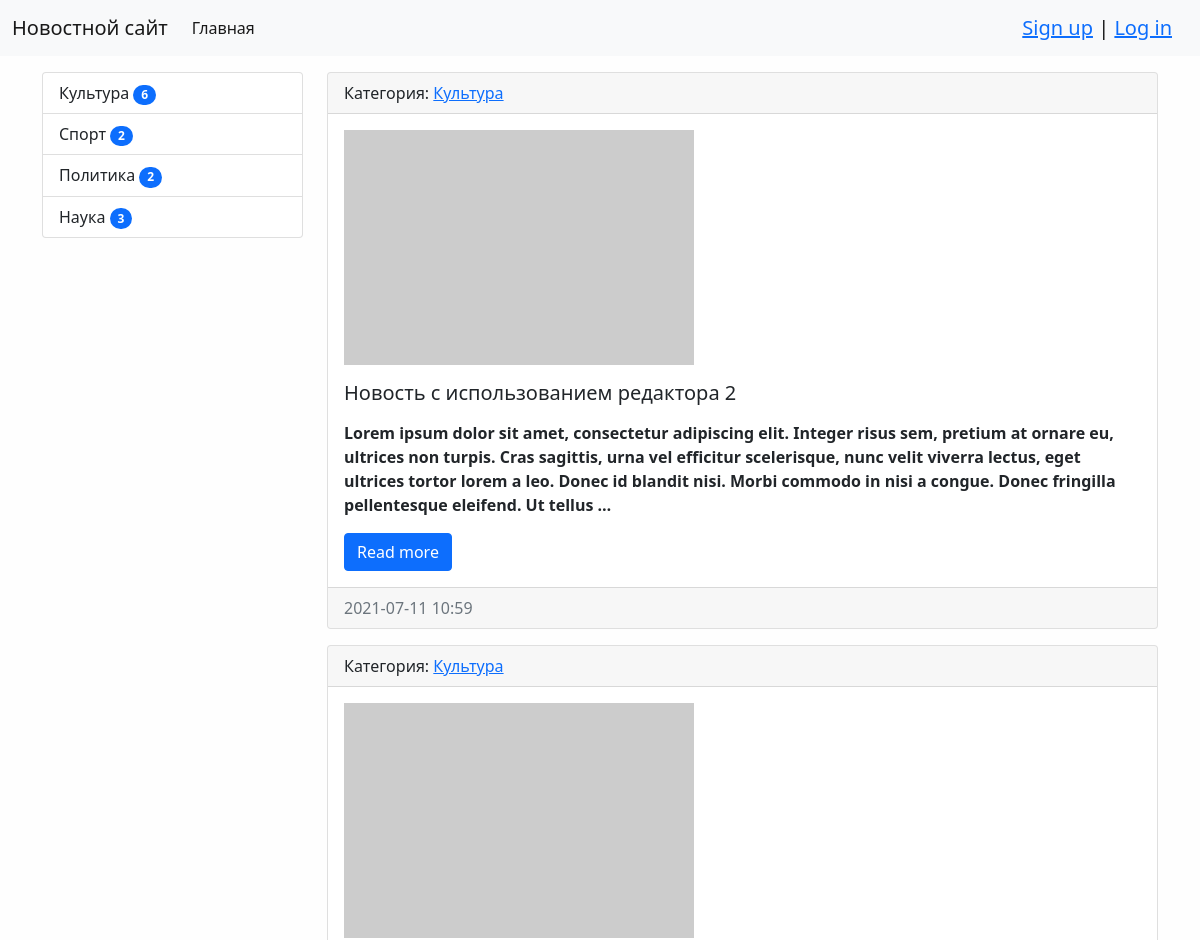
Before: / (upper part) with the older database file.
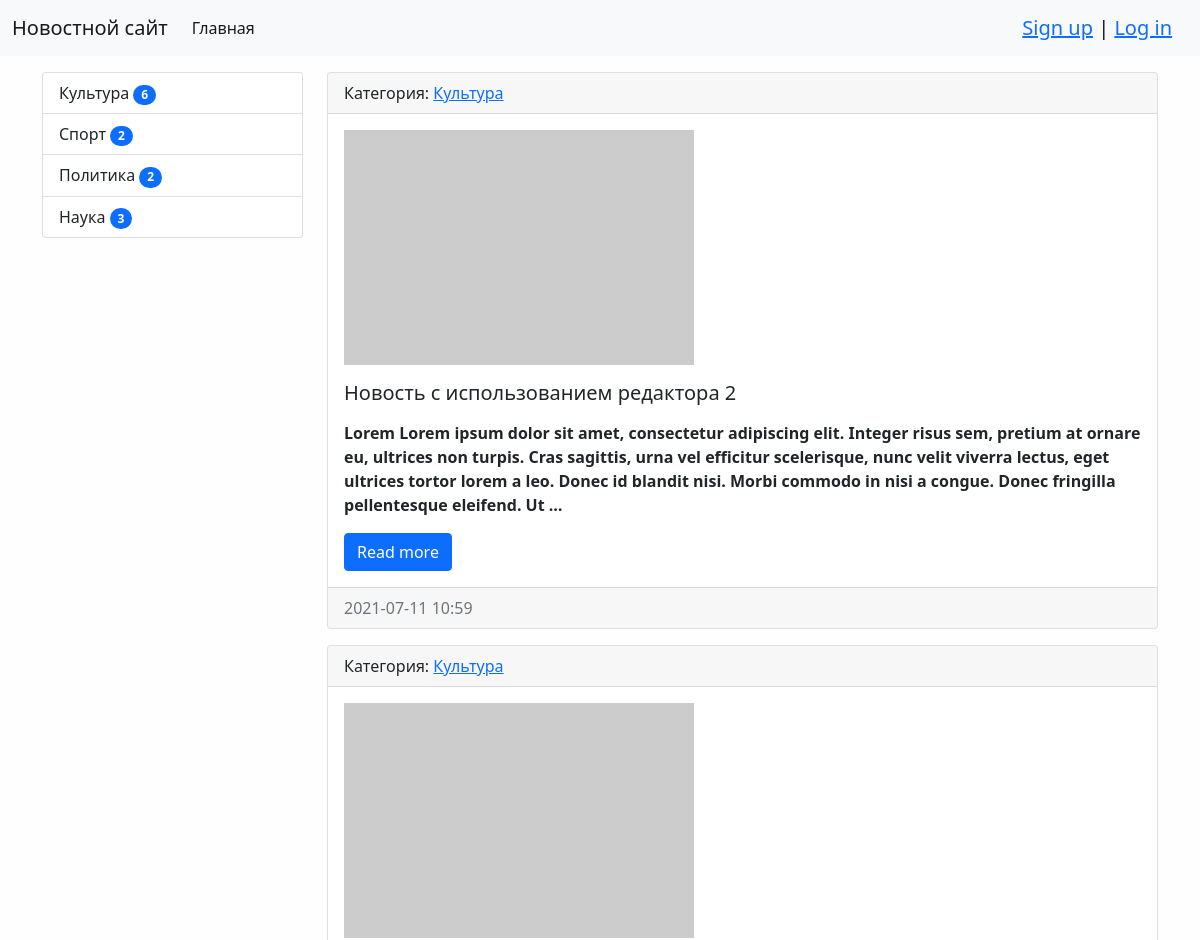
After: the same page with the newer database file.
### news/models.py (models this page shows, shortened)
class News(models.Model):
    title = models.CharField(max_length=150, verbose_name='Название')
    content = models.TextField(verbose_name='Содержание')
    creation_date = models.DateTimeField(auto_now_add=True, verbose_name='Создано')
    update_date = models.DateTimeField(auto_now=True, verbose_name='Обновлено')
    photo = models.ImageField(upload_to='photos/%Y/%m/%d/', verbose_name='Фото', blank=True)
    is_published = models.BooleanField(default=True, verbose_name='Опубликовано')
    views = models.IntegerField(default=0)
    category = models.ForeignKey('Category', on_delete=models.PROTECT, verbose_name='Категория')
    class Meta:
        verbose_name = 'Новость'
        verbose_name_plural = 'Новости'
        ordering = ['-creation_date', 'title']
    def get_absolute_url(self):
        return reverse('news_one', kwargs={'pk': self.pk})

class Category(models.Model):
    title = models.CharField(max_length=150, verbose_name='Наименование', db_index=True)
    class Meta:
        verbose_name = 'Категория'
        verbose_name_plural = 'Категории'
        ordering = ['title']
    def __str__(self):
        return self.title
    def get_absolute_url(self):
        return reverse('index', kwargs={'category_id': self.pk})

### news/views.py (the view)
# urls.py: path('', HomeNews.as_view(), name='home'),
class HomeNews(MyMixin, ListView):
    model = News
    template_name = 'news/index.html'  # шаблон, по умолчанию news/news_list.html для ListView
    context_object_name = 'news'  # Объект в шаблоне, по умолчанию object_list для ListView
    mixin_prop = 'hello world'  # Пример работы примеси
    paginate_by = 5
    def get_context_data(self, *, object_list=None, **kwargs):
        context = super().get_context_data(**kwargs)  # Сохраняем старые значения
        context['title'] = 'Главная страница'  # Добавляем новые значения
        context['mixin_prop'] = self.get_upper_prop()
        return context
    def get_queryset(self):
        return News.objects.filter(is_published=True).select_related('category')

### news/templatetags/news_tags.py (called while the page is built)
@register.simple_tag()
def get_categories():
    return Category.objects.annotate(amount=Count('news', filter=F('news__is_published'))).filter(amount__gt=0)

### news/utils.py (called while the page is built)
    def get_upper_prop(self):
        return self.mixin_prop.upper()

### news/templates/news/index.html (shortened to what this page needs)
{% extends 'base.html' %}
{% block sidebar %}
{% include 'inc/_sidebar.html' %}
{% endblock sidebar %}
{% block content %}
{% for item in news %}
    <div class="card mb-3">
        <div class="card-header">
            Категория: <a href="{{ item.category.get_absolute_url }}">{{ item.category }}</a>
        </div>
        <div class="card-body">
            <div class="media">
                {% if item.photo %}
                <img class="mb-3" src="{{ item.photo.url }}" alt="" width="350">
                {% else %}
                <img class="mb-3" src="https://picsum.photos/350/235/?blur=2" alt="">
                {% endif %}
            </div>
            <div class="media-body">
                <h5 class="card-title">{{ item.title }}</h5>
                {% autoescape off %}
                <p class="card-text">{{ item.content | truncatewords_html:50}}</p>
                {% endautoescape %}
                <a href="{{ item.get_absolute_url }}" class="btn btn-primary">Read more</a>
            </div>
        </div>
        <div class="card-footer text-muted">
            {{ item.creation_date | date:"Y-m-d H:i" }}
        </div>
    </div>
{% empty %}
    <p>Новостей нет</p>
{% endfor %}
{% endblock content %}

Changed rows visible on the page:
changed News "Новость с использованием редактора 2": content "Lorem ipsum dolor sit amet, consectetur adipiscing elit. Integer risus sem, pretium at ornare eu, ultrices non turpis. Cras sagittis, urna vel efficitur scelerisque, nunc velit viverra lectus, eget ultrices tortor lorem a leo. Donec id blandit nisi. Morbi commodo in nisi a congue. Donec fringilla pellentesque eleifend. Ut tellus …" → "Lorem Lorem ipsum dolor sit amet, consectetur adipiscing elit. Integer risus sem, pretium at ornare eu, ultrices non turpis. Cras sagittis, urna vel efficitur scelerisque, nunc velit viverra lectus, eget ultrices tortor lorem a leo. Donec id blandit nisi. Morbi commodo in nisi a congue. Donec fringilla pellentesque eleifend. Ut …"
